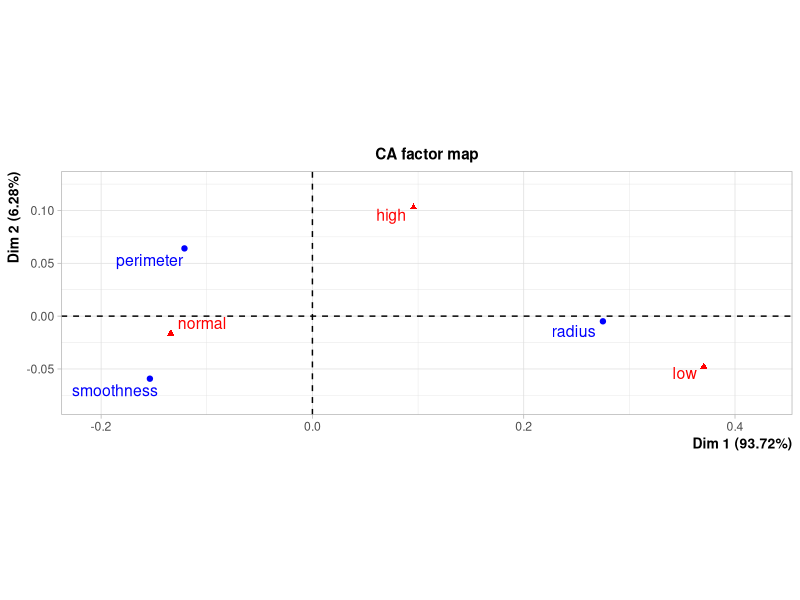
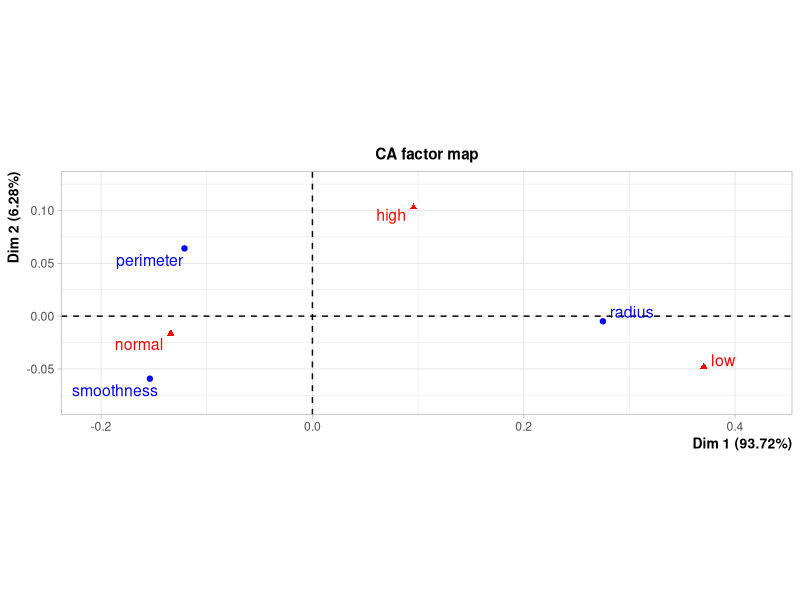
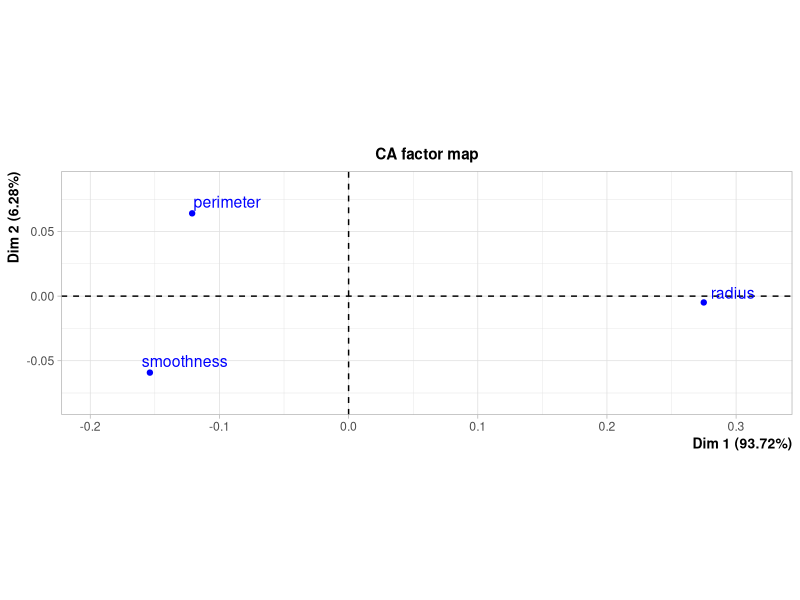
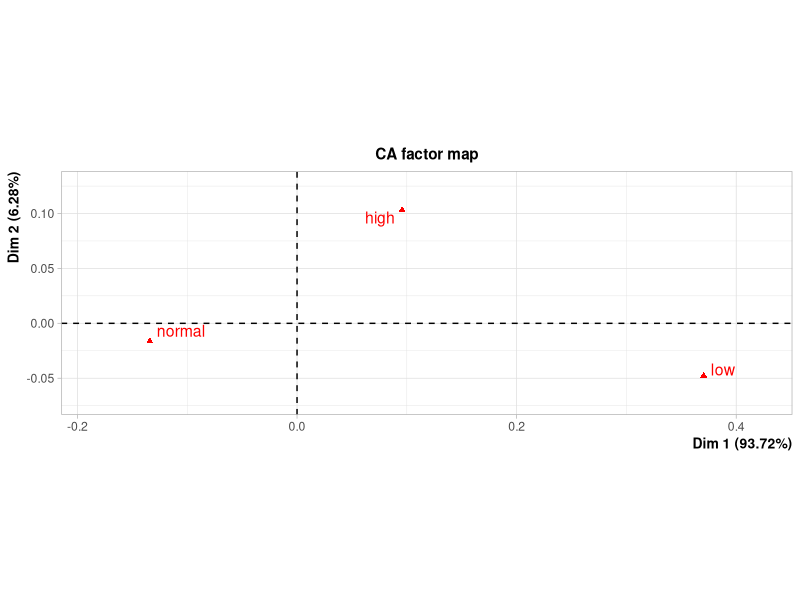

R code for these plots, in order:
# CORRESPONDENCE ANALYSIS (CA) OF THE PROSTATE CANCER DATASET 
# Authors: Iker Ibarrola, Enetz Quindimil, Carlos Firvida, Iñigo Infante

#############
# LIBRARIES #
#############

# We load & install the libraries we will use to create the model:
# install.packages("FactoMineR")
library(FactoMineR)

##############################
# DATASET LOADING & CHECKING #
##############################

data <- read.csv("./Prostate_Cancer.csv") # We read the dataset from the csv file

head(data) # We visualize the first six rows of the dataset

str(data) # We visualize the structure of the data (the different variables, their type, and some initial values)

##########################################
# VARIABLE SELECTION & CONTINGENCY TABLE #
##########################################

# To perform correspondence analysis, we need to create new variables that are fit for it.
# To do this, we will select variables from our original dataset and transform them into categorical
# variables that can be used in correspondence analysis.
# As to how this will be done, we will select 3 variables, radius, smoothness, and perimeter, then we will transform
# these variables into levels ("low", "medium", and "high"), which will be achieved by using what we have
# determined to be a reasonable method to separate those categories, that method is using the standard
# deviation of the data for the column and separating at the point where 1 standard deviation is reached on
# the low and high ends of the data, giving us "low" for everything below -1 standard deviation, "normal"
# for everything between -1 and 1 standard deviations, and "high" for everything above 1 standard deviation

# We select the 3 variables from the dataset
sdata <- data[, c("radius", "smoothness", "perimeter")]
sdata

# We create a function to transform the values into levels
toLevels <- function(x) {
  u <- mean(x)
  o <- sd(x)
  result <- ifelse(x < u - o, "low", ifelse(x > u + o, "high", "normal"))
  return(result)
}

# We apply the function
sdata2 <- as.data.frame(lapply(sdata, toLevels))
sdata2

# We have successfully transformed the values into levels, now we will count each of those values
# to transform them into categorical values and create a contingency table.

# We create a function to count the times each value appears
toCategoricalTable <- function(x) {
  as.vector(table(factor(x, levels = c("low", "normal", "high"))))
}

# Apply the function and transpose to the correct form
cadata <- t(as.data.frame(lapply(sdata2, toCategoricalTable)))

# Change column names
colnames(cadata) <- c("low", "normal", "high")
cadata

###################
# CHI-SQUARE TEST #
###################

# Remember, in this test, we check whether the data is different from the independence model.
# If the data is similar to the independence model, variables are independent, and the opposite
x2test<-chisq.test(cadata)

# The expected values given by the independent model are:
round(x2test$expected,0)
# The observed values are:
x2test$observed
# We can see that there is a considerable difference.

# Is the difference big enough?
# Let's compute the p-value:
p.val <- x2test$p.value
p.val
# The p-value is quite large, thus we cannot reject the null hypothesis, meaning that the independence
# model can explain the data. Therefore, the variables are independent.

# This is the contribution of each cell to the chi-square
x2test$residuals^2
# And this is the relative contribution
(x2test$residuals^2)/x2test$statistic

###########################
# ROW AND COLUMN PROFILES #
###########################

# Let us now compute the row and col profiles

# Row profiles
dd <- rbind(cadata,apply(cadata[,1: nrow(cadata)],2,sum))
rownames(dd)[nrow(cadata) + 1] <- "Mean profile"
round(prop.table(as.matrix(dd),margin=1),2)

# Col profiles
dd <- cbind(cadata,apply(cadata[,1: ncol(cadata)],1,sum))
colnames(dd)[ncol(cadata) + 1] <- "Mean profile"
round(prop.table(as.matrix(dd),margin=2),2)

###########
# FULL CA #
###########

# The function to perform Correspondence Analysis is simply CA
cawom <- CA(cadata)

# We visualize both row and column profiles by 
plot(cawom)

# One can visualize only the rows or only the columns with
plot(cawom,invisible="col")
plot(cawom,invisible="row")

# The main indicators can be obtained with
summary(cawom)
